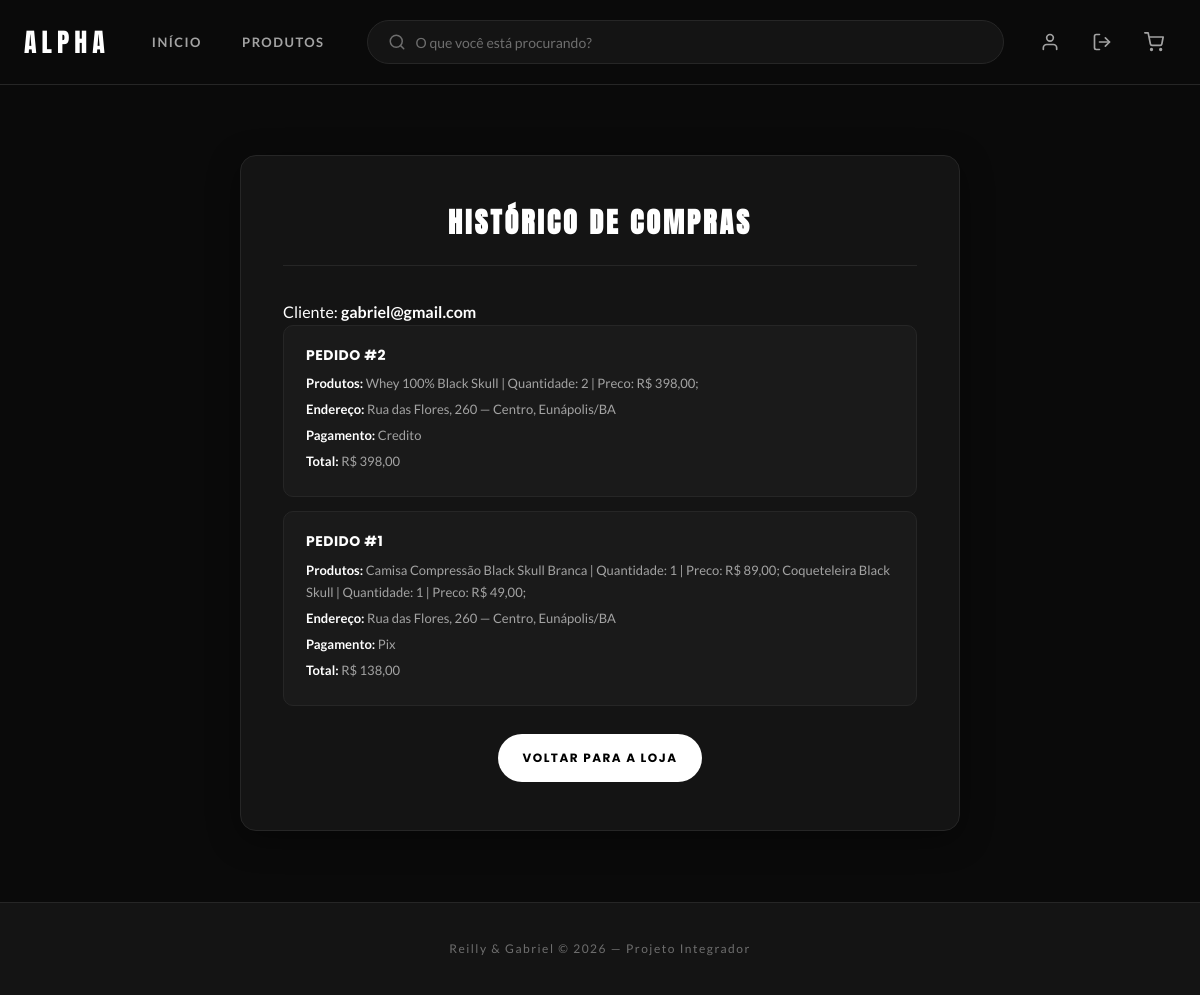
Screenshot of /minhasCompras.php (signed in) with the database file from the repository.
### tables this page shows
CREATE TABLE vendas (
    Id INT AUTO_INCREMENT PRIMARY KEY,
    Email VARCHAR(150) NOT NULL,
    Estado VARCHAR(100) NOT NULL,
    Cidade VARCHAR(100) NOT NULL,
    Bairro VARCHAR(100) NOT NULL,
    Rua VARCHAR(150) NOT NULL,
    Numero VARCHAR(20) NOT NULL,
    Produtos TEXT NOT NULL,
    Total DECIMAL(10,2) NOT NULL,
    Pagamento VARCHAR(20) NOT NULL DEFAULT 'pix',  

    CONSTRAINT fk_vendas_usuario
        FOREIGN KEY (Email) REFERENCES usuarios(Email)
);

### app/DLL.php (called while the page is built, shortened)
<?php
Function banco($server, $user, $password, $db, $consulta)
{
    $banco = new mysqli($server, $user, $password, $db);
    if (!$resultado = $banco->query($consulta)) {
        echo "Falha na consulta referencia: (".$banco->errno.") - ".$banco->error;
        exit();
    }
    return $resultado;
}
function verifica_admin($server, $user, $password, $db, $email) {
    $consulta = "SELECT admin FROM usuarios WHERE Email = '$email'";
    $resultado = banco($server, $user, $password, $db, $consulta);
    return false;
}
?>

### minhasCompras.php (the view, shortened to what this page needs)
<?php
include "app/cons.php";
require_once "app/DLL.php";
$logado = $_SESSION['email'];
$consulta = "SELECT * FROM vendas WHERE Email = '$logado' ORDER BY Id DESC";
$resultado = banco($server, $user, $password, $db, $consulta);
?>
<?php include "header.php"; ?>
<main class="conteudo">
    <section class="painel">
        <h2 class="painel-titulo">Histórico de compras</h2>
        <p class="cliente-logado">Cliente: <strong><?php echo $logado; ?></strong></p>
        <?php
        while($linha = $resultado->fetch_assoc()){
            $forma_pagamento = ucfirst($linha['Pagamento']);
            echo "<div class='item'>";
            echo "<div class='item-info'>";
            echo "<h4>Pedido #".$linha['Id']."</h4>";
            echo "<p><strong>Produtos:</strong> ".$linha['Produtos']."</p>";
            echo "<p><strong>Endereço:</strong> ".$linha['Rua'].", ".$linha['Numero']." — ".$linha['Bairro'].", ".$linha['Cidade']."/".$linha['Estado']."</p>";
            echo "<p><strong>Pagamento:</strong> ".$forma_pagamento."</p>";
            echo "<p><strong>Total:</strong> R$ ".number_format($linha['Total'], 2, ',', '.')."</p>";
            echo "</div>";
            echo "</div>";
        }
        ?>
        <div class="painel-acoes">
            <a class="botao" href="index.php">Voltar para a loja</a>
        </div>
    </section>
</main>
<?php include "footer.php"; ?>

### style.css (style rules this page uses)
* { box-sizing: border-box; margin: 0; padding: 0; }
:root { --bg: #0a0a0a; --bg-2: #141414; --bg-3: #1a1a1a; --bg-hover: #1f1f1f; --borda: #262626; --borda-forte: #333333; --texto: #ffffff; --texto-suave: #a3a3a3; --texto-fraco: #6e6e6e; --destaque: #e50914; --destaque-hover: #b8070f; --verde: #3ddc84; --raio: 16px; --raio-sm: 10px; --raio-pill: 50px; --sombra: 0 8px 32px rgba(0, 0, 0, 0.4); --sombra-hover: 0 20px 50px rgba(0, 0, 0, 0.6); --sombra-vermelha: 0 10px 30px rgba(229, 9, 20, 0.35); --transicao: all 0.3s cubic-bezier(0.4, 0, 0.2, 1); }
html, body { height: 100%; scroll-behavior: smooth; }
body { font-family: 'Lato', 'Segoe UI', Arial, sans-serif; background: var(--bg); color: var(--texto); line-height: 1.7; display: flex; flex-direction: column; min-height: 100vh; -webkit-font-smoothing: antialiased; overflow-x: hidden; }
h1, h2, h3, h4, h5, h6 { font-family: 'Poppins', sans-serif; font-weight: 700; line-height: 1.3; }
.botao { display: inline-block; background: #fff; color: #000; border: 0; padding: 14px 24px; border-radius: var(--raio-pill); font-size: 12px; font-weight: 700; letter-spacing: 1.5px; text-transform: uppercase; text-decoration: none; cursor: pointer; transition: var(--transicao); font-family: 'Poppins', sans-serif; }
.conteudo { flex: 1; width: 100%; max-width: 900px; margin: 0 auto; padding: 70px 24px; display: flex; flex-direction: column; align-items: center; }
.painel { width: 100%; max-width: 720px; background: var(--bg-2); border: 1px solid var(--borda); border-radius: var(--raio); padding: 48px 42px; box-shadow: var(--sombra); animation: fadeUp 0.6s ease both; }
.painel-titulo { font-family: 'Anton', sans-serif; font-size: 28px; letter-spacing: 3px; text-transform: uppercase; color: var(--texto); text-align: center; padding-bottom: 24px; margin-bottom: 32px; border-bottom: 1px solid var(--borda); }
.painel-acoes { display: flex; justify-content: center; flex-wrap: wrap; gap: 12px; margin-top: 28px; }
.item { display: flex; justify-content: space-between; align-items: center; gap: 16px; background: var(--bg-3); border: 1px solid var(--borda); border-radius: var(--raio-sm); padding: 20px 22px; margin-bottom: 14px; text-align: left; transition: var(--transicao); }
.item-info h4 { font-size: 14px; font-weight: 700; letter-spacing: 0.5px; text-transform: uppercase; margin-bottom: 8px; color: var(--texto); }
.item-info p { color: var(--texto-suave); font-size: 13px; margin: 4px 0; }
.item-info p strong { color: var(--texto); }
.reveal { opacity: 0; transform: translateY(40px); transition: opacity 0.8s ease, transform 0.8s ease; }
.reveal.ativo { opacity: 1; transform: translateY(0); }

### rows the page displays
vendas: Id "2", Produtos "Whey 100% Black Skull | Quantidade: 2 | Preco: R$ 398,00;", Rua "Rua das Flores", Numero "260", Bairro "Centro", Cidade "Eunápolis", Estado "BA", Pagamento "Credito", Total "398,00"
vendas: Id "1", Produtos "Camisa Compressão Black Skull Branca | Quantidade: 1 | Preco: R$ 89,00; Coqueteleira Black Skull | Quantidade: 1 | Preco: R$ 49,00;", Rua "Rua das Flores", Numero "260", Bairro "Centro", Cidade "Eunápolis", Estado "BA", Pagamento "Pix", Total "138,00"

### other values shown
$logado "gabriel@gmail.com"
